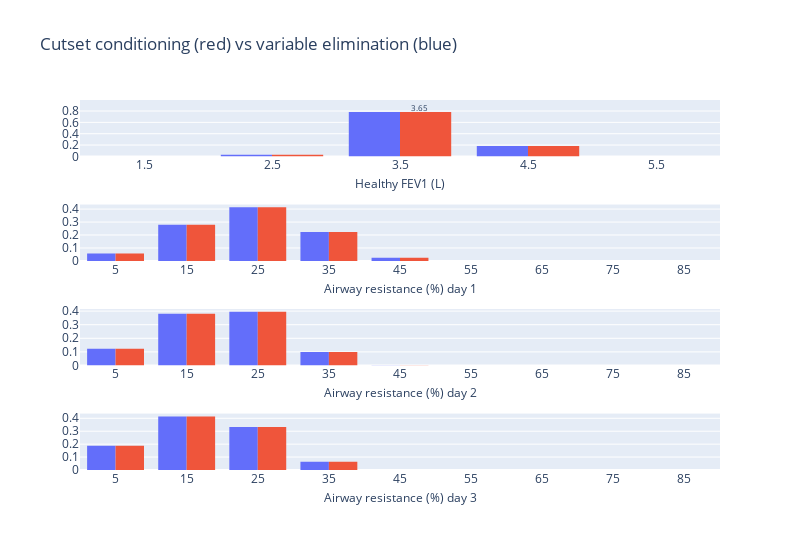

The cell this chart's notebook holds for it:
### Code cell
fig = make_subplots(rows=4, cols=1, vertical_spacing=0.13)
# Add HFEV1
ih.plot_histogram(
    fig, HFEV1, res_ve[HFEV1.name].values, HFEV1.a, HFEV1.b, 1, 1, annot=False
)
ih.plot_histogram(
    fig, AR, res_ve[AR_vars[0].name].values, AR.a, AR.b, 2, 1, annot=False
)
ih.plot_histogram(
    fig, AR, res_ve[AR_vars[1].name].values, AR.a, AR.b, 3, 1, annot=False
)
ih.plot_histogram(
    fig, AR, res_ve[AR_vars[2].name].values, AR.a, AR.b, 4, 1, annot=False
)

# Add HFEV1
ih.plot_histogram(fig, HFEV1, p_M_given_D, HFEV1.a, HFEV1.b, 1, 1, title=HFEV1.name)
ih.plot_histogram(
    fig,
    AR,
    AR_given_M_and_D[0, :],
    AR.a,
    AR.b,
    2,
    1,
    title=f"{AR.name} day 1",
    annot=False,
)
ih.plot_histogram(
    fig,
    AR,
    AR_given_M_and_D[1, :],
    AR.a,
    AR.b,
    3,
    1,
    title=f"{AR.name} day 2",
    annot=False,
)
ih.plot_histogram(
    fig,
    AR,
    AR_given_M_and_D[2, :],
    AR.a,
    AR.b,
    4,
    1,
    title=f"{AR.name} day 3",
    annot=False,
)
# ih.plot_histogram(
#     fig,
#     AR,
#     AR_dist_given_M_matrix_forward_swipe[0, :],
#     AR.a,
#     AR.b,
#     2,
#     1,
#     title=f"{AR.name} day 1",
#     annot=False,
# )
# ih.plot_histogram(
#     fig,
#     AR,
#     AR_dist_given_M_matrix_forward_swipe[1, :],
#     AR.a,
#     AR.b,
#     3,
#     1,
#     title=f"{AR.name} day 2",
#     annot=False,
# )
# ih.plot_histogram(
#     fig,
#     AR,
#     AR_dist_given_M_matrix_forward_swipe[2, :],
#     AR.a,
#     AR.b,
#     4,
#     1,
#     title=f"{AR.name} day 3",
#     annot=False,
# )

# Set colour for first 3 traces to blue, and last 3 to red
for i in range(4):
    fig.data[i].marker.color = "#636EFA"
    fig.data[i + 4].marker.color = "#EF553B"
    # fig.data[i + 7].marker.color = "green"
# Reduce x axis title font size
fig.update_xaxes(title_font=dict(size=12), title_standoff=7)

# Hide legend
title = "Cutset conditioning (red) vs variable elimination (blue)"
fig.update_layout(showlegend=False, height=550, width=800, title=title)
fig.show()

### Figure 1 — Plotly figure (JSON) as saved in the notebook; plotly's stock layout.template omitted (floating-point values rounded to 4 significant figures)
{"data": [{"histfunc": "sum", "marker": {"color": "#636EFA"}, "type": "histogram", "x": [1, 2, 3, 4, 5], "xaxis": "x", "xbins": {"end": 6, "size": 1, "start": 1}, "y": [1.146e-05, 0.03101, 0.7837, 0.1845, 0.0007308], "yaxis": "y"}, {"histfunc": "sum", "marker": {"color": "#636EFA"}, "type": "histogram", "x": [0, 10, 20, 30, 40, 50, 60, 70, 80], "xaxis": "x2", "xbins": {"end": 90, "size": 10, "start": 0}, "y": [0.0574, 0.2795, 0.4134, 0.224, 0.02528, 0.0003789, 3.834e-06, 1.485e-09, 2.243e-13], "yaxis": "y2"}, {"histfunc": "sum", "marker": {"color": "#636EFA"}, "type": "histogram", "x": [0, 10, 20, 30, 40, 50, 60, 70, 80], "xaxis": "x3", "xbins": {"end": 90, "size": 10, "start": 0}, "y": [0.1222, 0.3813, 0.3944, 0.0999, 0.002284, 4.847e-07, 1.256e-10, 1.73e-13, 3.332e-15], "yaxis": "y3"}, {"histfunc": "sum", "marker": {"color": "#636EFA"}, "type": "histogram", "x": [0, 10, 20, 30, 40, 50, 60, 70, 80], "xaxis": "x4", "xbins": {"end": 90, "size": 10, "start": 0}, "y": [0.1885, 0.4146, 0.3326, 0.06339, 0.000894, 2.701e-08, 9.24e-13, 1.047e-13, 3.799e-15], "yaxis": "y4"}, {"histfunc": "sum", "marker": {"color": "#EF553B"}, "type": "histogram", "x": [1, 2, 3, 4, 5], "xaxis": "x", "xbins": {"end": 6, "size": 1, "start": 1}, "y": [1.146e-05, 0.03101, 0.7837, 0.1845, 0.0007308], "yaxis": "y"}, {"histfunc": "sum", "marker": {"color": "#EF553B"}, "type": "histogram", "x": [0, 10, 20, 30, 40, 50, 60, 70, 80], "xaxis": "x2", "xbins": {"end": 90, "size": 10, "start": 0}, "y": [0.0574, 0.2795, 0.4134, 0.224, 0.02528, 0.0003789, 3.834e-06, 1.485e-09, 2.243e-13], "yaxis": "y2"}, {"histfunc": "sum", "marker": {"color": "#EF553B"}, "type": "histogram", "x": [0, 10, 20, 30, 40, 50, 60, 70, 80], "xaxis": "x3", "xbins": {"end": 90, "size": 10, "start": 0}, "y": [0.1222, 0.3813, 0.3944, 0.0999, 0.002284, 4.847e-07, 1.256e-10, 1.73e-13, 3.332e-15], "yaxis": "y3"}, {"histfunc": "sum", "marker": {"color": "#EF553B"}, "type": "histogram", "x": [0, 10, 20, 30, 40, 50, 60, 70, 80], "xaxis": "x4", "xbins": {"end": 90, "size": 10, "start": 0}, "y": [0.1885, 0.4146, 0.3326, 0.06339, 0.000894, 2.701e-08, 9.24e-13, 1.047e-13, 3.799e-15], "yaxis": "y4"}], "layout": {"annotations": [{"font": {"size": 8}, "showarrow": false, "text": "3.65", "x": 3.655, "xref": "x", "y": 0.8621, "yref": "y"}], "height": 550, "showlegend": false, "title": {"text": "Cutset conditioning (red) vs variable elimination (blue)"}, "width": 800, "xaxis": {"anchor": "y", "domain": [0, 1], "nticks": 20, "range": [1, 6], "title": {"font": {"size": 12}, "standoff": 7, "text": "Healthy FEV1 (L)"}}, "xaxis2": {"anchor": "y2", "domain": [0, 1], "nticks": 20, "range": [0, 90], "title": {"font": {"size": 12}, "standoff": 7, "text": "Airway resistance (%) day 1"}}, "xaxis3": {"anchor": "y3", "domain": [0, 1], "nticks": 20, "range": [0, 90], "title": {"font": {"size": 12}, "standoff": 7, "text": "Airway resistance (%) day 2"}}, "xaxis4": {"anchor": "y4", "domain": [0, 1], "nticks": 20, "range": [0, 90], "title": {"font": {"size": 12}, "standoff": 7, "text": "Airway resistance (%) day 3"}}, "yaxis": {"anchor": "x", "domain": [0.8475, 1]}, "yaxis2": {"anchor": "x2", "domain": [0.565, 0.7175]}, "yaxis3": {"anchor": "x3", "domain": [0.2825, 0.435]}, "yaxis4": {"anchor": "x4", "domain": [0, 0.1525]}}}
